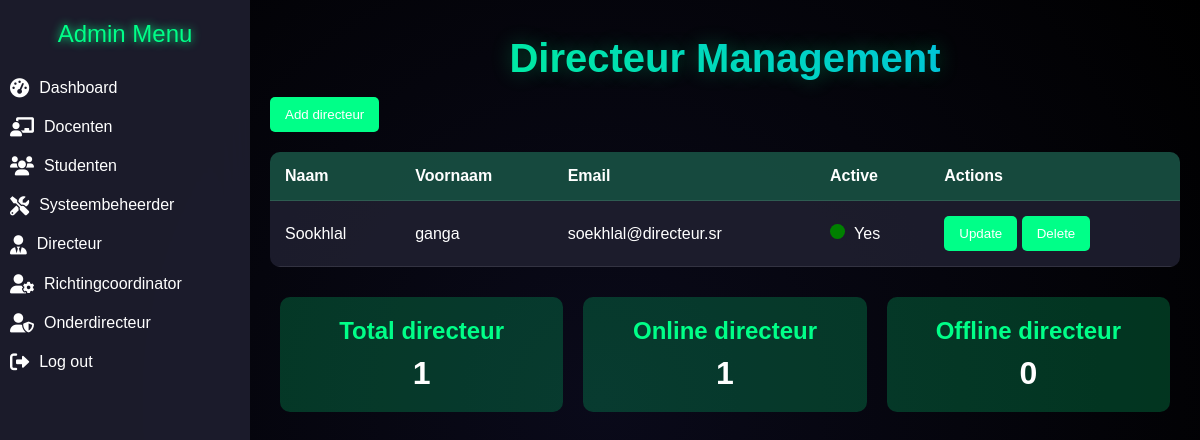
The page /studenten-aanwezigheid/admin/admin-directeur.php (signed in) on the database its author committed.
### tables this page shows
CREATE TABLE `tgebruiker` (
  `gebruiker_id` int NOT NULL,
  `email` varchar(255) DEFAULT NULL,
  `password` varchar(255) DEFAULT NULL,
  `persoon_id` int DEFAULT NULL
);

CREATE TABLE `personen` (
  `persoon_id` int NOT NULL,
  `naam` varchar(100) DEFAULT NULL,
  `rol_id` int DEFAULT NULL,
  `voornaam` varchar(255) DEFAULT NULL,
  `geboorte_datum` datetime DEFAULT NULL,
  `active` tinyint(1) DEFAULT '1',
  `klas_id` int DEFAULT NULL
);

### studenten-aanwezigheid/admin/admin-directeur.php (the view, shortened to what this page needs)
<?php
if (isset($_SESSION['gebruiker_id']) && isset($_SESSION['user_name'])) {
    $activePage = 'student';
    include('../login/db_connect.php');
$totaldirecteurResult = $conn->query("SELECT COUNT(*) as total FROM personen WHERE rol_id = 6");
$totaldirecteur = $totaldirecteurResult->fetch_assoc()['total'];
$onlinedirecteurResult = $conn->query("SELECT COUNT(*) as online FROM personen WHERE rol_id = 6 AND active = 1");
$onlinedirecteur = $onlinedirecteurResult->fetch_assoc()['online'];
$offlinedirecteur= $totaldirecteur - $onlinedirecteur;
?>
<!DOCTYPE html>
<html lang="nl">
<head>
    <link rel="stylesheet" href="https://cdnjs.cloudflare.com/ajax/libs/font-awesome/6.0.0/css/all.min.css">
</head>
<body>
<div class="sidebar" id="sidebar">
    <header>Admin Menu</header>
    <a href="admin-dashboard.php" class="<?= ($activePage == 'dashboard') ? 'active' : ''; ?>">
        <i class="fas fa-tachometer-alt"></i>
        <span>Dashboard</span>
    </a>
    <a href="admin-docenten.php" class="<?= ($activePage == 'docenten') ? 'active' : ''; ?>">
        <i class="fas fa-chalkboard-teacher"></i>
        <span>Docenten</span>
    </a>
    <a href="admin-studenten.php" class="<?= ($activePage == 'studenten') ? 'active' : ''; ?>">
        <i class="fas fa-users"></i>
        <span>Studenten</span>
    </a>
    <a href="admin-systeembeheerder.php" class="<?= ($activePage == 'systeembeheerder') ? 'active' : ''; ?>">
        <i class="fas fa-tools"></i>
        <span>Systeembeheerder</span>
    </a>
    <a href="admin-directeur.php" class="<?= ($activePage == 'directeur') ? 'active' : ''; ?>">
        <i class="fas fa-user-tie"></i>
        <span>Directeur</span>
    </a>
    <a href="admin-Richtingcoordinator.php" class="<?= ($activePage == 'Richtingcoordinator') ? 'active' : ''; ?>">
        <i class="fas fa-user-cog"></i>
        <span>Richtingcoordinator</span>
    </a>
    <a href="admin_od.php" class="<?= ($activePage == 'od') ? 'active' : ''; ?>">
        <i class="fas fa-user-shield"></i>
        <span>Onderdirecteur</span>
    </a>
    <a href="../login/logout.php">
        <i class="fas fa-sign-out-alt"></i>
        <span>Log out</span>
    </a>
</div>
        <div class="main-content">
    <h1 class="dashboard-title">Directeur Management</h1>
        <button class="btn" id="addDocentBtn">Add directeur</button>
<table>
    <thead>
        <tr>
            <th>Naam</th>
            <th>Voornaam</th>
            <th>Email</th>
            <th>Active</th>
            <th>Actions</th>
        </tr>
    </thead>
    <tbody id="docentTableBody">
    <?php
$result = $conn->query("SELECT p.persoon_id, p.naam, p.voornaam, t.email, t.password, p.active FROM personen p JOIN tgebruiker t ON p.persoon_id = t.persoon_id WHERE p.rol_id = 6");
while ($directeur = $result->fetch_assoc()) {
    $statusClass = $directeur['active'] ? 'green' : 'red';
    echo "<tr>
        <td>{$directeur['naam']}</td>
        <td>{$directeur['voornaam']}</td>
        <td>{$directeur['email']}</td>
        <td>
            <span class='light $statusClass'></span> " . ($directeur['active'] ? 'Yes' : 'No') . "
        </td>
        <td>
            <button class='btn' onclick='openUpdateModal({$directeur['persoon_id']}, \"{$directeur['naam']}\", \"{$directeur['voornaam']}\", \"{$directeur['email']}\", \"{$directeur['password']}\", {$directeur['active']})'>Update</button>
            <form method='POST' style='display:inline;'>
                <input type='hidden' name='delete_id' value='{$directeur['persoon_id']}'>
                <button type='submit' class='btn' onclick=\"return confirm('Are you sure you want to delete this directeur?');\">Delete</button>
            </form>
        </td>
    </tr>";
}
?>
    </tbody>
</table>
        <div class="card-container" style="display: flex; justify-content: space-around; margin-top: 20px;">
    <div class="card">
        <h3>Total directeur</h3>
        <p><?php echo $totaldirecteur; ?></p>
    </div>
    <div class="card">
        <h3>Online directeur</h3>
        <p><?php echo $onlinedirecteur; ?></p>
    </div>
    <div class="card">
        <h3>Offline directeur</h3>
        <p><?php echo $offlinedirecteur; ?></p>
    </div>
</div>
</body>
</html>
<?php
} else {
    header("Location: index.php");
    exit();
}
?>

### studenten-aanwezigheid/admin/admin-directeur.php (style rules this page uses)
* { margin: 0; padding: 0; box-sizing: border-box; }
body { font-family: 'Arial', sans-serif; background: radial-gradient(circle, #0a0a1a, #000); color: white; min-height: 100vh; overflow-x: hidden; }
.light { display: inline-block; width: 15px; height: 15px; border-radius: 50%; margin-right: 5px; }
.green { background-color: green; }
.sidebar { width: 250px; height: 100vh; background: rgba(30, 30, 47, 0.9); backdrop-filter: blur(20px); position: fixed; top: 0; left: 0; z-index: 1000; transition: transform 0.3s ease; }
.sidebar header { text-align: center; font-size: 1.5rem; color: #00ff88; padding: 20px; text-shadow: 0 0 10px #00ff88; }
.sidebar a { color: white; text-decoration: none; display: flex; align-items: center; gap: 10px; padding: 10px; border-radius: 10px; transition: background 0.3s ease, transform 0.3s ease; }
.sidebar a i { font-size: 1.2rem; }
.main-content { margin-left: 250px; padding: 20px; transition: margin 0.3s ease; }
.dashboard-title { text-align: center; margin: 1rem 0; font-size: clamp(1.5rem, 5vw, 2.5rem); background: linear-gradient(45deg, #00ff88, #00aaff); -webkit-background-clip: text; -webkit-text-fill-color: transparent; text-shadow: 0 0 20px rgba(0, 255, 136, 0.3); }
table { width: 100%; border-collapse: collapse; margin-top: 20px; background: rgba(30, 30, 47, 0.9); border-radius: 10px; overflow: hidden; }
th, td { padding: 15px; text-align: left; border-bottom: 1px solid rgba(255, 255, 255, 0.1); }
th { background: rgba(0, 255, 136, 0.2); }
.btn { background: #00ff88; color: white; border: none; padding: 10px 15px; border-radius: 5px; cursor: pointer; transition: background 0.3s ease; }
.card-container { display: flex; justify-content: space-around; margin-top: 20px; }
.card { background: rgba(0, 255, 136, 0.2); padding: 20px; border-radius: 10px; flex: 1; margin: 10px; text-align: center; animation: glow 1.5s infinite alternate; }
.card h3 { font-size: 1.5rem; margin-bottom: 10px; color: #00ff88; }
.card p { font-size: 2rem; font-weight: bold; color: white; }

### rows shown on the page
tgebruiker: persoon.naam "Sookhlal", persoon.voornaam "ganga", email "soekhlal@directeur.sr"

### other values the page prints
$totaldirecteur "1"
$onlinedirecteur "1"
$offlinedirecteur "0"
